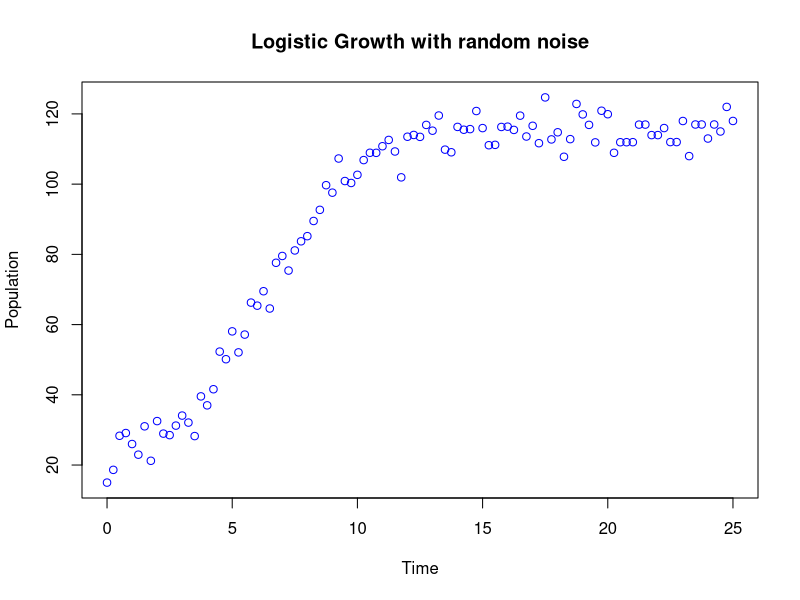
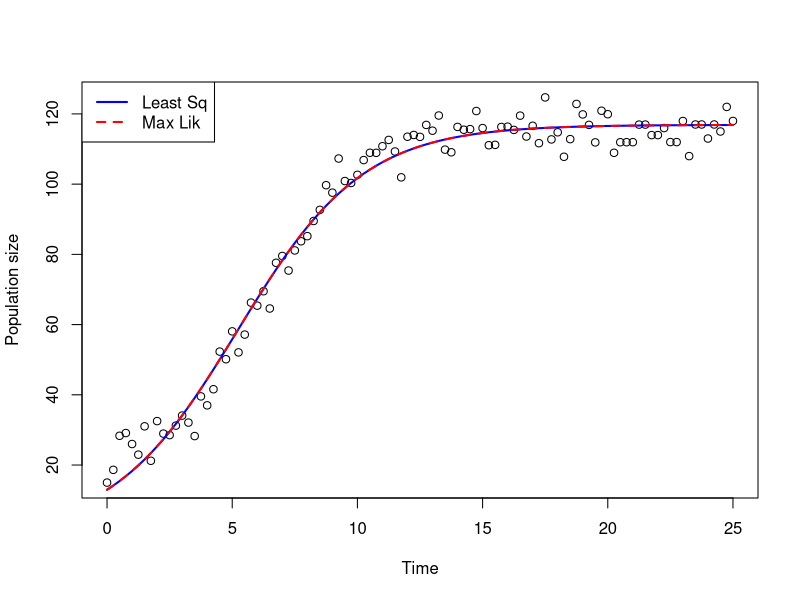

Generate these figures, in order, with R:
## ---- chunk 1
# Parameters
r <- 0.5
K <- 100
error <- 15
y0 <- 5

# Define a logistic growth function with noise
logistic_noised <- function(t, r, K, y0, error) {
  growth <- K / (1 + ((K - y0) / y0) * exp(-r * t))
  return(growth + rpois(1, lambda = error)) # Add random error
}

# Create the time vector
time <- seq(0, 25, 0.25)

# Apply the logistic function over the time vector
sim_data <- sapply(time, logistic_noised, r = r, K = K, y0 = y0, error = error)

# Plot the result
plot(time, sim_data, col = "blue", xlab = "Time", ylab = "Population", main = "Logistic Growth with random noise")
## ---- chunk 2
logistic <- function(t, r, K, y0) {
  K / (1 + ((K - y0) / y0) * exp(-r * t))
}
## ---- chunk 3
# NB : theta is a vector of parameters
SSE <- function(theta) {
  r <- theta[1]
  K <- theta[2]
  y0 <- theta[3]
  mod_pred <- sapply(time, logistic, r = r, K = K, y0 = y0)
  return(sum((sim_data - mod_pred)**2))
}
## ---- chunk 4
ig_r <- 1
ig_K <- 75
ig_y0 <- 2
fitted_params_SSE <- optim(c(ig_r, ig_K, ig_y0), SSE)$par
print(fitted_params_SSE)
## ---- chunk 5
library(deSolve)
## ---- chunk 6
logistic_ODE =function(t,N,parametre){
  r=parametre[1]
  K=parametre[2]
  dNdt = r*(1-N/K)*N
  list(c(dNdt))
}
## ---- chunk 7
MMV <- function(theta){
  r1 <- theta[1]
  K1 <- theta[2]
  N0 <- theta[3]
  sol = ode(y = N0, times = time, func = logistic_ODE, parms = c(r1, K1))
  mod_pred <- sol[, 2]
  loglik = dnorm(sim_data, mean = mod_pred, sd = error, log = TRUE)
  return(sum(loglik))
}
## ---- chunk 8
ig_r <- 0.1
ig_K <- 100
ig_y0 <- 1
fitted_params_MMV <- optim(c(ig_r, ig_K, ig_y0), MMV, control=list(fnscale=-1))$par
print(fitted_params_MMV)
## ---- chunk 9
# estimation LS
mod_pred_LS <- sapply(time, logistic, r = fitted_params_SSE[1], K = fitted_params_SSE[2], y0 = fitted_params_SSE[3])
# estimation ML
mod_pred_ML <- sapply(time, logistic, r = fitted_params_MMV[1], K = fitted_params_MMV[2], y0 = fitted_params_MMV[3])
# plot
plot(time, sim_data, ylab = "Population size", xlab = "Time")
lines(time, mod_pred_LS, col='blue', lwd=2)
lines(time, mod_pred_ML, col = 'red', lty='dashed', lwd=2)
legend("topleft",
       legend=c("Least Sq","Max Lik"), # Vector with the name of each group
       col = c('blue','red'), # Color of lines or symbols
       border = "black", # Fill box border color
       lty=c('solid','dashed'), 
       lwd=c(2,2)
       )
